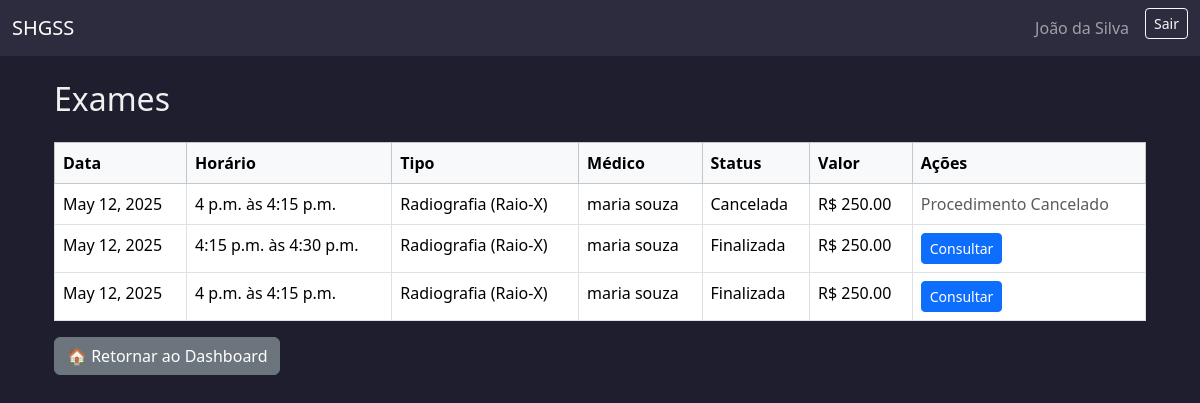
Before: /exames/usuario/ (signed in) with the older database file.
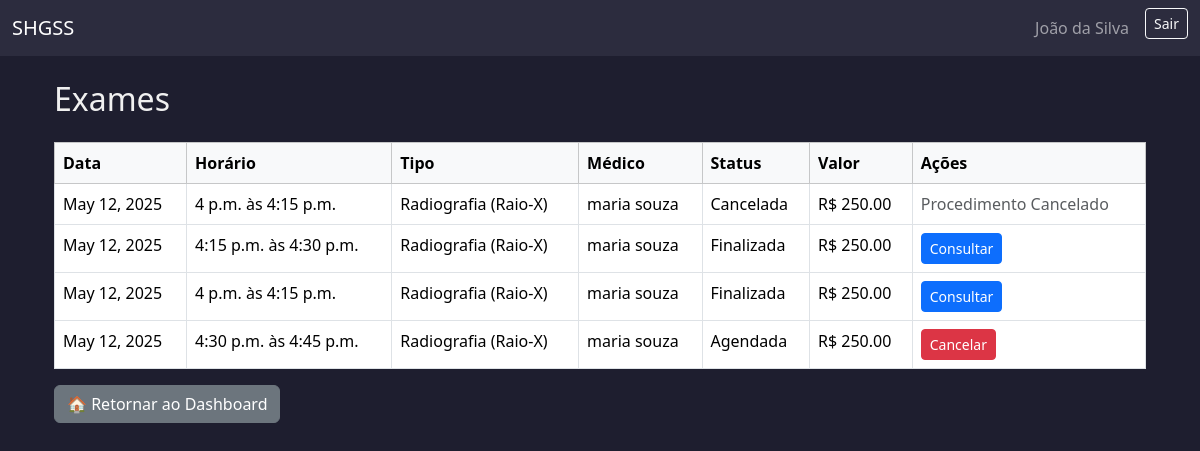
After: the same page with the newer database file.
### usuarios/models.py (models this page shows, shortened)
class AtendimentoBase(models.Model):
    STATUS_CHOICES = [
        ('agendada', 'Agendada'),
        ('cancelada', 'Cancelada'),
        ('em_andamento', 'Em atendimento'),
        ('finalizada', 'Finalizada'),
    ]
    status = models.CharField(max_length=20, choices=STATUS_CHOICES, default='agendada')
    observacoes_visiveis = models.TextField(blank=True, null=True)
    observacoes_internas = models.TextField(blank=True, null=True)
    encaminhamento = models.TextField(blank=True, null=True)
    criado_em = models.DateTimeField(auto_now_add=True)
    atualizado_em = models.DateTimeField(auto_now=True)
    motivo_cancelamento = models.TextField(blank=True, null=True)
    data_cancelamento = models.DateTimeField(null=True, blank=True)
    class Meta:
        abstract = True

class Exame(AtendimentoBase):
    TIPO_CHOICES = [
        ('radiografia', 'Radiografia (Raio-X)'),
        ('ultrassonografia', 'Ultrassonografia'),
        ('tomografia', 'Tomografia Computadorizada (TC)'),
        ('mamografia', 'Mamografia'),
        ('doppler', 'Doppler (Ultrassom Vascular)'),
    ]
    VALORES = {
        'radiografia': 250.00,
        'ultrassonografia': 300.00,
        'tomografia': 800.00,
        'mamografia': 400.00,
        'doppler': 500.00,
    }
    agenda = models.ForeignKey(
        'AgendaExame',
        on_delete=models.PROTECT,
        related_name='exames'
    )
    tipo = models.CharField(max_length=30, choices=TIPO_CHOICES)
    valor = models.DecimalField(max_digits=8, decimal_places=2, default=0.00)
    medico = models.ForeignKey(
        settings.AUTH_USER_MODEL,
        on_delete=models.CASCADE,
        limit_choices_to={'role': 'medico'},
        null=True, blank=True,
        related_name='exames_como_medico'
    )
    paciente = models.ForeignKey(
        settings.AUTH_USER_MODEL,
        on_delete=models.CASCADE,
        limit_choices_to={'role': 'paciente'},
        related_name='exames_como_paciente'
    )
    cancelado_por = models.ForeignKey(
        settings.AUTH_USER_MODEL,
        on_delete=models.SET_NULL,
        null=True,
        blank=True,
        related_name='exames_cancelados'
    )

class AgendaBase(models.Model):
    sala = models.ForeignKey(Sala, on_delete=models.PROTECT)
    data = models.DateField()
    horario_inicio = models.TimeField()
    horario_fim = models.TimeField()
    duracao_procedimento = models.PositiveIntegerField(help_text="Duração em minutos")
    status_manual = models.CharField(
        max_length=20,
        choices=[('livre', 'Livre'), ('agendado', 'Agendado'), ('bloqueado', 'Bloqueado')],
        default='livre'
    )
    class Meta:
        abstract = True

class AgendaExame(AgendaBase):
    EXAME_CHOICES = [
        ('radiografia', 'Radiografia'),
        ('ultrassonografia', 'Ultrassonografia'),
        ('tomografia', 'Tomografia Computadorizada'),
        ('mamografia', 'Mamografia'),
        ('doppler', 'Doppler'),
    ]
    tipo_exame = models.CharField(max_length=30, choices=EXAME_CHOICES)
    medico = models.ForeignKey(Usuario, on_delete=models.SET_NULL, null=True, blank=True, limit_choices_to={'role': 'medico'})

class Usuario(AbstractUser):
    ROLE_CHOICES = [
        ('paciente', 'Paciente'),
        ('medico', 'Médico'),
        ('administrativo', 'Administrativo'),
        ('financeiro', 'Financeiro'),
    ]
    cpf = models.CharField(max_length=14, unique=True, blank=False, null=False)
    telefone = models.CharField(max_length=20)
    rua = models.CharField(max_length=100)
    numero = models.CharField(max_length=10)
    bairro = models.CharField(max_length=50)
    cidade = models.CharField(max_length=50)
    estado = models.CharField(max_length=2)
    cep = models.CharField(max_length=9)
    role = models.CharField(max_length=20, choices=ROLE_CHOICES)
    plano_saude = models.CharField(max_length=50, null=True, blank=True)
    numero_cartao_plano = models.CharField(max_length=30, null=True, blank=True)
    crm = models.CharField(max_length=20, null=True, blank=True)
    especialidade = models.CharField(max_length=50, null=True, blank=True)
    setor = models.CharField(max_length=50, null=True, blank=True)
    cargo = models.CharField(max_length=50, null=True, blank=True)

### usuarios/views.py (the view)
# urls.py: path('exames/usuario/', views.exames_usuario, name='exames_usuario'),
@role_required('paciente', 'administrativo')
def exames_usuario(request):
    usuario = request.user
    if usuario.role == 'paciente':
        exames = Exame.objects.filter(paciente=usuario).order_by('-agenda__data')
    else:
        exames = Exame.objects.all().order_by('-agenda__data')
    return render(request, 'exames/exames_usuario.html', {'exames': exames})

### templates/exames/exames_usuario.html
{% extends 'base.html' %}
{% block content %}
<div class="container mt-4">
    <h2 class="mb-4">Exames</h2>
    <table class="table table-bordered table-hover">
        <thead class="table-light">
            <tr>
                <th>Data</th>
                <th>Horário</th>
                <th>Tipo</th>
                <th>Médico</th>
                <th>Status</th>
                <th>Valor</th>
                <th>Ações</th>
            </tr>
        </thead>
        <tbody>
            {% for exame in exames %}
                <tr>
                    <td>{{ exame.agenda.data }}</td>
                    <td>{{ exame.agenda.horario_inicio }} às {{ exame.agenda.horario_fim }}</td>
                    <td>{{ exame.get_tipo_display }}</td>
                    <td>
                        {% if exame.medico %}
                            {{ exame.medico.get_full_name }}
                        {% else %}
                            —
                        {% endif %}
                    </td>
                    <td>{{ exame.get_status_display }}</td>
                    <td>R$ {{ exame.valor }}</td>
                    <td>
                        {% if exame.status == 'agendada' %}
                            <a href="{% url 'cancelar_exame' exame.id %}" class="btn btn-sm btn-danger">Cancelar</a>
                        {% elif exame.status == 'em_andamento' %}
                            <span class="text-muted">Resultado em breve</span>
                        {% elif exame.status == 'finalizada' %}
                            {% if user.role == 'administrativo' %}
                                <a href="{% url 'detalhar_exame_admin' exame.id %}" class="btn btn-sm btn-primary">Consultar</a>
                            {% else %}
                                <a href="{% url 'detalhar_exame_usuario' exame.id %}" class="btn btn-sm btn-primary">Consultar</a>
                            {% endif %}
                        {% elif exame.status == 'cancelada' %}
                            <span class="text-muted">Procedimento Cancelado</span>
                        {% endif %}
                    </td>
                </tr>
            {% empty %}
                <tr>
                    <td colspan="7" class="text-center">Nenhum exame encontrado.</td>
                </tr>
            {% endfor %}
        </tbody>
    </table>
    <a href="{% url 'redirecionar_dashboard' %}" class="btn btn-secondary">🏠 Retornar ao Dashboard</a>
</div>
{% endblock %}

Changed rows visible on the page:
added Exame: agenda.data "May 12, 2025", agenda.horario_inicio "4:30 p.m.", agenda.horario_fim "4:45 p.m.", tipo "Radiografia (Raio-X)", medico.get_full_name "maria souza", status "Agendada", valor "250.00", shows "Cancelar"
